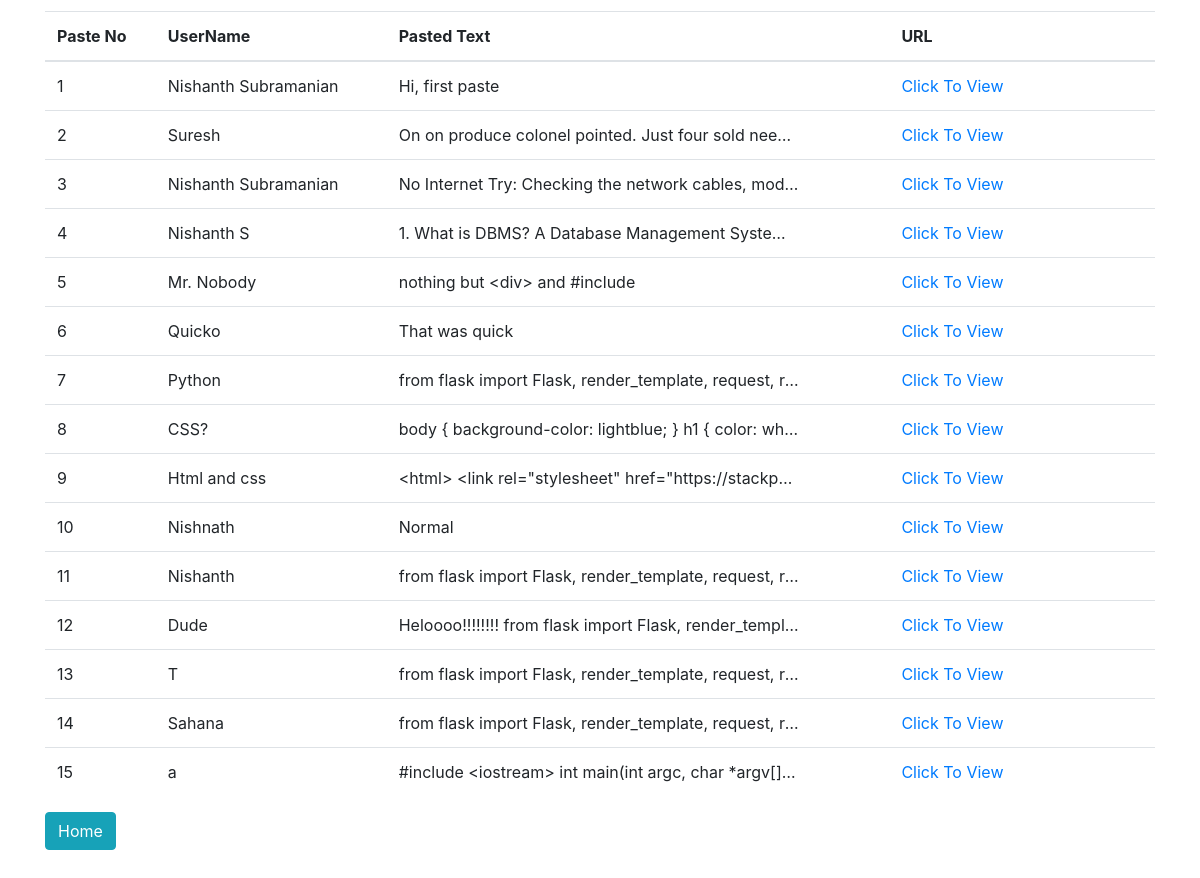
Page /list/ on the committed database.
### tables this page shows
CREATE TABLE students (name_id INTEGER PRIMARY KEY, name TEXT, addr TEXT, pin TEXT);

### app.py (the view)
@app.route('/list/')
def list():
    con = sql.connect("Hello.db")
    con.row_factory = sql.Row
    cur = con.cursor()
    cur.execute("select * from students")
    rows = cur.fetchall()
    return render_template("list.html", rows=rows)

### templates/list.html (shortened to what this page needs)
<!doctype html>
<html>
<link rel="stylesheet" href="https://stackpath.bootstrapcdn.com/bootstrap/4.1.3/css/bootstrap.min.css"
>
<head>
</head>
<body>
    <div class="container">
        <table class="table" style="margin-top: 1%">
            <thead>
                <th>Paste No</th>
                <th>UserName</th>
                <th>Pasted Text</th>
                <th>URL</th>
            </thead>
            {% for row in rows %}
            <tr>
                <td>{{row["name_id"]}}</td>
                <td>{{row["name"]}}</td>
                <td>
                    <div class="overflow1">{{row["addr"]}}</div>
                </td>
                <td>
                    <div class="overflow2"><a href="/{{row['pin']}}">Click To View</a></div>
                </td>
            </tr>
            {% endfor %}
        </table>
        <a class="btn btn-info" style="margin-bottom: 100px" href="/">Home</a>
    </div>
</body>
</html>

### templates/list.html (style rules this page uses)
.overflow1 { white-space: nowrap; width: 400px; overflow: hidden; text-overflow: ellipsis; }
.overflow2 { white-space: nowrap; width: 200px; overflow: hidden; text-overflow: ellipsis; }

### rows in the picture
students: name_id "1", name "Nishanth Subramanian", addr "Hi, first paste"
students: name_id "2", name "Suresh", addr "On on produce colonel pointed. Just four sold nee…"
students: name_id "3", name "Nishanth Subramanian", addr "No Internet Try: Checking the network cables, mod…"
students: name_id "4", name "Nishanth S", addr "1. What is DBMS? A Database Management Syste…"
students: name_id "5", name "Mr. Nobody", addr "nothing but <div> and #include"
students: name_id "6", name "Quicko", addr "That was quick"
students: name_id "7", name "Python", addr "from flask import Flask, render_template, request, r…"
students: name_id "8", name "CSS?", addr "body { background-color: lightblue; } h1 { color: wh…"
students: name_id "9", name "Html and css", addr "<html> <link rel=\"stylesheet\" href=\"https://stackp…"
students: name_id "10", name "Nishnath", addr "Normal"
students: name_id "11", name "Nishanth", addr "from flask import Flask, render_template, request, r…"
students: name_id "12", name "Dude", addr "Heloooo!!!!!!!! from flask import Flask, render_templ…"
students: name_id "13", name "T", addr "from flask import Flask, render_template, request, r…"
students: name_id "14", name "Sahana", addr "from flask import Flask, render_template, request, r…"
students: name_id "15", name "a", addr "#include <iostream> int main(int argc, char *argv[]…"
